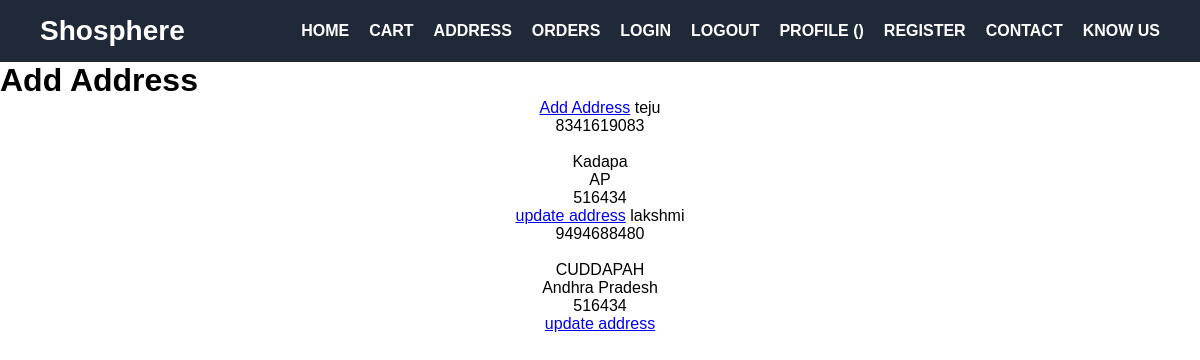
Page /orders/address_list/ on the committed database.
### orders/models.py (models this page shows)
class Address(models.Model):
    user = models.ForeignKey(User,on_delete=models.CASCADE)
    fullname=models.CharField(max_length=100)
    mobile=models.CharField(max_length=10)
    Address_line=models.TextField()
    city=models.CharField(max_length=50)
    state=models.CharField(max_length=50)
    pincode=models.CharField(max_length=50)
    is_default=models.BooleanField(default=False)
    created_at=models.DateTimeField(auto_now_add=True)

### orders/views.py (the view)
# urls.py: path('address_list/',address_list,name='address_list'),
def address_list(request):
    address=Address.objects.all()
    return render(request,'address_list.html',{'address':address})

### orders/templates/address_list.html
{% extends 'main.html' %}
{% block content %}
<h1>Add Address</h1>
<center>
    <a href="{% url 'add_address' %}">Add Address</a>
    {% for i in address %}
    {{i.fullname}} <br>
    {{i.mobile}} <br>
    {{i.address_line}} <br>
    {{i.city}} <br>
    {{i.state}} <br>
    {{i.pincode}} <br>
    <a href="{% url 'update_address' i.id %}">update address</a>
    {% endfor %}
</center>
{% endblock %}

### static/style.css (style rules this page uses)
* { margin: 0; padding: 0; box-sizing: border-box; font-family: Arial, sans-serif; }

### rows in the picture
Address: fullname "teju", mobile "8341619083", city "Kadapa", state "AP", pincode "516434"
Address: fullname "lakshmi", mobile "9494688480", city "CUDDAPAH", state "Andhra Pradesh", pincode "516434"
